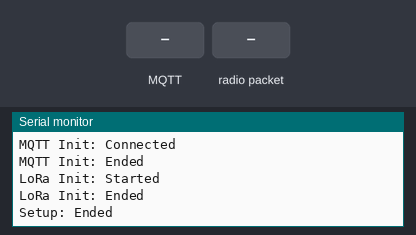
A sketch run on a simulated ESP32. On the bench: the last lines printed to the serial monitor. The test bench sets the inputs (shaded band). WiFi joins after 1.5 s; servers stay silent unless stated; no radio packets arrive unless stated; no MQTT or app messages arrive unless stated.

Above: at 4.7 s.
4.8 s: MQTT message "1" arrives on the first subscribed topic
At 5.6 s:
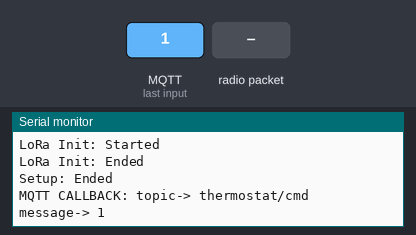
6.3 s: radio packet "1" arrives
At 8.5 s:
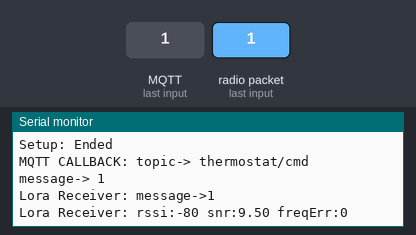
8.8 s: MQTT message "on" arrives on the first subscribed topic
At 10.0 s:
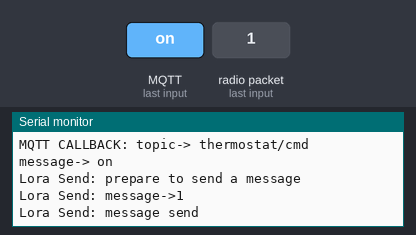
10.3 s: MQTT message "off" arrives on the first subscribed topic
At 11.1 s:
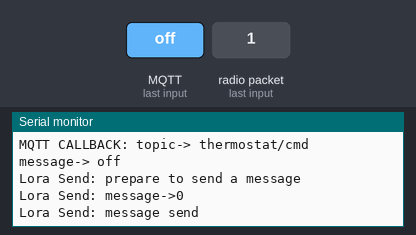

The sketch:

mqttESP.ino
```cpp
#include <mqttESP.h>

// Setup function to initialize the system components
void setup() {
  Serial.begin(115200);
  delay(2000);  // Short delay to stabilize serial connection
  Serial.println("Setup: Started");

  // Connect to WiFi
  reconnect_wifi();

  // Connect to MQTT Broker
  reconnect_mqtt();

  // Initialize LORA
  init_lora();

  Serial.println("Setup: Ended");
}


// Main loop function that continuously checks for LoRa messages and connection statuses
void loop() {
  String read = read_lora();       // Read incoming LoRa messages
  if (!read.isEmpty()) {           // If a message is received, process it
    parse_lora(read);              // Parse the received LoRa message
  }

  // Check Wi-Fi connection and reconnect if disconnected
  if (WiFi.status() != WL_CONNECTED) {
    reconnect_wifi();
  }

  // Check MQTT connection and reconnect if disconnected
  if (!client.connected()) {
    reconnect_mqtt();
  }

  // Keep the MQTT connection alive
  client.loop();
}


// Function to connect to WiFi with automatic reconnection attempts
void reconnect_wifi() {
  Serial.println("Wifi Init: Started");

  // Exit function if already connected to WiFi
  if (WiFi.status() == WL_CONNECTED) {
    return;
  }

  Serial.println("Wifi Init: Connecting ");
  WiFi.begin(ssid, password); // Start WiFi connection using SSID and password

  // Attempt to connect for a limited time (e.g., 10 seconds)
  unsigned long startAttemptTime = millis();
  while (WiFi.status() != WL_CONNECTED && millis() - startAttemptTime < 10000) {
    delay(500); // Wait 500 ms before each connection attempt
    Serial.print(".");
  }
  Serial.println("");

  // Check if the connection was successful
  if (WiFi.status() == WL_CONNECTED) {
    Serial.println("Wifi Init: Ended");
    Serial.print("Wifi IP: ");
    Serial.println(WiFi.localIP());
  } else {
    Serial.println("Wifi Init: Failed");
  }

  Serial.println("Wifi Init: Ended");
}

// Function to reconnect to MQTT server with automatic reconnection attempts
void reconnect_mqtt() {
  Serial.println("MQTT Init: Started");

  // Set up MQTT server and callback function
  client.setServer(mqtt_server, mqtt_port);
  client.setCallback(callback);
  Serial.println("MQTT Init: Connecting ");
  while (!client.connected()) {
  Serial.println("MQTT Init: Attempting connection ");

    // Attempt to connect with an MQTT client ID
    if (client.connect(mqtt_name, mqtt_username, mqtt_password)) {
      Serial.println("MQTT Init: Connected ");

      // Subscribe to topics after connecting
      client.subscribe(mqtt_topic);
    } else {
      Serial.print("MQTT Init: failed, rc=");
      Serial.print(client.state());
      Serial.println(" retrying in 5 seconds...");

      // Wait before retrying
      delay(5000);
    }
  }

  Serial.println("MQTT Init: Ended");
}

// Callback function to handle incoming MQTT messages
void callback(char* topic, byte* message, unsigned int length) {
  Serial.print("MQTT CALLBACK: topic-> ");
  Serial.print(topic);
  Serial.print(" message-> ");

  String msg;
  for (int i = 0; i < length; i++) {
    msg += (char)message[i]; // Convert byte array to String
  }
  Serial.println(msg);
  parse_mqtt(msg.c_str()); // Parse the received message
}

// Function to parse MQTT messages and send appropriate LoRa commands
void parse_mqtt(const char* message){
    if(strcmp(message, mqtt_on) == 0){
        send_lora(lora_turnon); // Send LoRa command to turn on device
    } else if(strcmp(message, mqtt_off) == 0){
        send_lora(lora_turnoff); // Send LoRa command to turn off device
    } else if(strcmp(message, mqtt_check) == 0){
        send_lora(lora_getstatus); // Send LoRa command to turn off device
    }
}

// Function to parse received LoRa data
void parse_lora(String lora_data){
  // TODO: Implement parsing logic for LoRa data based on application requirements
}
```

lora.ino
```cpp
// Function to read data received over LoRa
String read_lora(){
  // Determine if a LoRa data packet has been received
  int lora_packet_size = LoRa.parsePacket();
  String lora_data;
  // If a packet has been received, process it, lora_packet_size > 0
  if (lora_packet_size) {
    // received a packet
    Serial.print("Lora Receiver: message->");

    // Read the entire data packet from LoRa
    while (LoRa.available()) {
      lora_data = LoRa.readString(); // Store received data in lora_data
    }
    Serial.println(lora_data);

    int rssi = LoRa.packetRssi();           // Signal strength (RSSI) of received packet
    float snr = LoRa.packetSnr();            // Signal-to-noise ratio (SNR) of received packet
    long freqErr = LoRa.packetFrequencyError();  // Frequency error of received packet

    // Display RSSI, SNR, and frequency error for debugging
    Serial.print("Lora Receiver: rssi:");
    Serial.print(rssi);
    Serial.print(" snr:");
    Serial.print(snr);
    Serial.print(" freqErr:");
    Serial.println(freqErr);
    // Return the received data
    return lora_data;
  }

  // Return an empty string if no data was received
  return String();
}

// Function to initialize LoRa module settings and configuration
void init_lora(){
  Serial.println("LoRa Init: Started");

  // Connect to LoRA
  LoRa.setPins(NSS, RST, DI0);

  //IMPORTANT CHECK FREQUENCIES ALLOWED: Replace 433E6 with the frequency allowed in your region
  while (!LoRa.begin(433E6)) {
    Serial.println("LoRa Init: Starting LoRa failed!");
    delay(1000);
  }
  // Configure additional LoRa settings for optimal transmission
  LoRa.setSyncWord(LORA_SYNCWORD);         // Set unique sync word for network identification
  LoRa.setSpreadingFactor(LORA_SF);        // Set spreading factor for communication range/speed
  LoRa.setCodingRate4(LORA_CR);            // Set coding rate for error correction
  LoRa.setSignalBandwidth(LORA_BW);        // Set bandwidth of LoRa signal
  LoRa.setPreambleLength(LORA_PREAMBLE_LENGTH);  // Set preamble length for packet synchronization
  LoRa.enableCrc();

  Serial.println("LoRa Init: Ended");
}


// Function to send data over LoRa network
void send_lora(const char* message){
  Serial.println("Lora Send: prepare to send a message");

  Serial.print("Lora Send: message->");
  Serial.print(message);
  Serial.println("");

  // Begin the LoRa packet, add the message, and transmit it
  LoRa.beginPacket();
  LoRa.print(message);
  LoRa.endPacket(true);

  Serial.println("Lora Send: message send");
}
```

mqttESP.h
```cpp
#include <WiFi.h>
#include <PubSubClient.h>
#include <SPI.h>
#include <LoRa.h>


// WiFi and MQTT Server Configuration
const char* ssid     = "SSID";
const char* password = "PASSWORD";
const char* mqtt_server = "MQTTSERVER_IP";
const int mqtt_port = 1883;
const char* mqtt_username = "MQTTSERVER_USERNAME";
const char* mqtt_password = "MQTTSERVER_PASSWORD";
const char* mqtt_name = "Thermostat_Sender1";
const char* mqtt_topic = "thermostat/cmd";


const char* mqtt_off = "off";
const char* mqtt_on = "on";
const char* mqtt_check = "check";

const char* lora_turnoff = "0";
const char* lora_turnon = "1";
const char* lora_getstatus = "2";

//LoRa PIN
#define NSS 5
#define RST 14
#define DI0 2

// Change sync word (0xF1) to match the receiver LoRa
// This code ensure that you don't get LoRa messages
// from other LoRa transceivers
// ranges from 0-0xFF
#define LORA_SYNCWORD 0xF1
#define LORA_SF 12 // 7 is the fastest. 12 is is farthest
#define LORA_CR 5
#define LORA_BW 41.7E3 //31.25E3 // 41.7E3 //125E3
#define LORA_PREAMBLE_LENGTH  8

//RELE PIN
#define RELE_PIN 21


// MQTT Client and WiFi Client
WiFiClient espClient;
PubSubClient client(espClient);

// Function Prototypes
void init_lora();
void send_lora(const char* message);
void receive_lora();
void parse_lora(String lora_data);
void reconnect_wifi();
void reconnect_mqtt();
void callback(char* topic, byte* message, unsigned int length);
void parse_mqtt(const char* message);
```

Measured:
- after the input at 4.8 s, the serial monitor: prints a new line at once (image 1)
- after the input at 6.3 s, the serial monitor: prints a new line at once (image 2)
- after the input at 8.8 s, the serial monitor: prints a new line at once (image 3)
- after the input at 10.3 s, the serial monitor: prints a new line at once (image 4)
